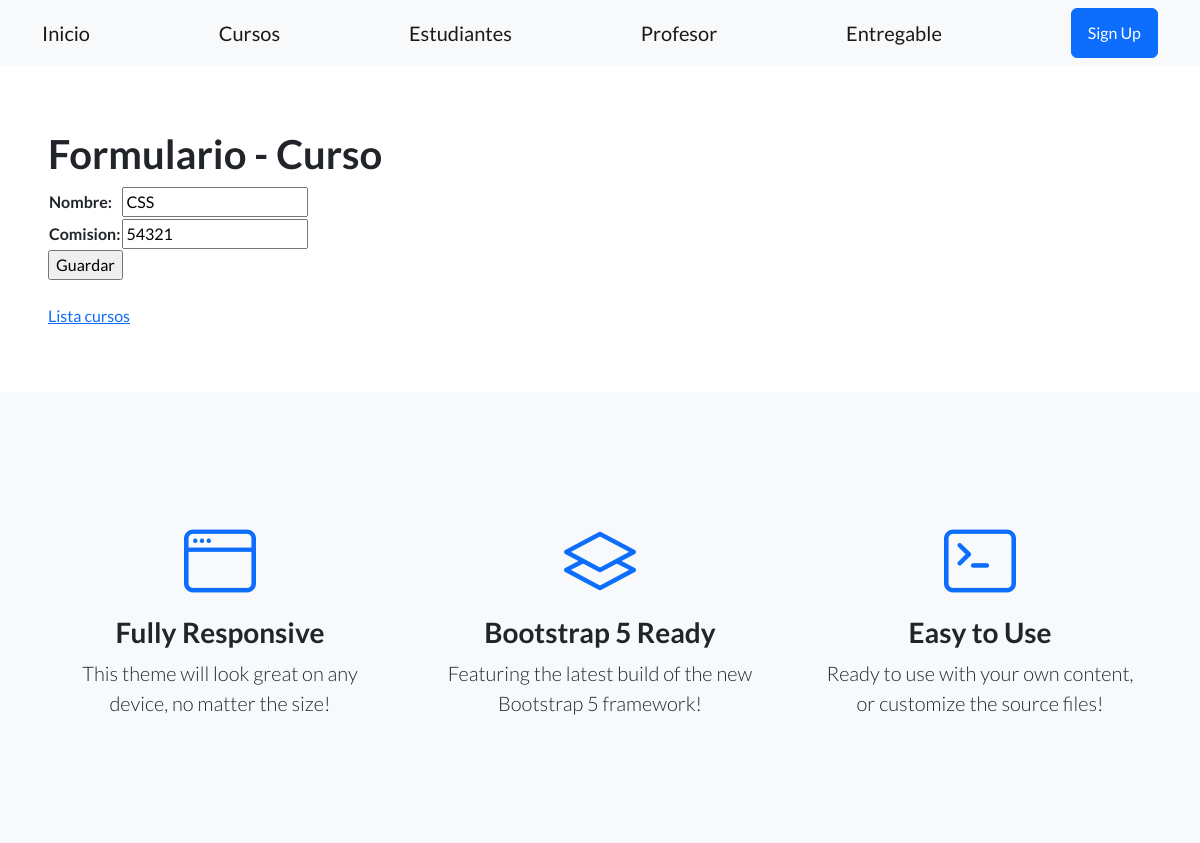
/estudios/editar_curso/29/ (upper part), run on an earlier commit of the app's database.
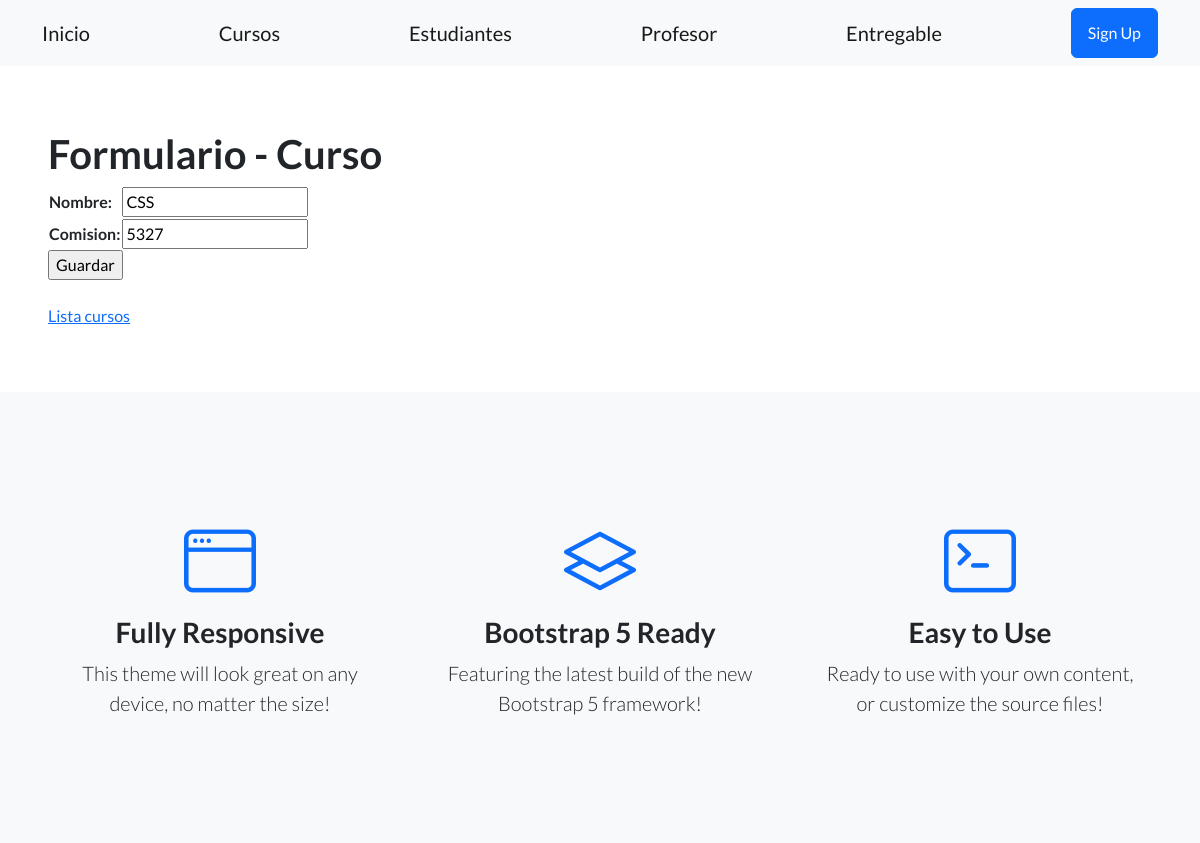
And on a later commit of the database.
### control_estudios/models.py (models this page shows, shortened)
class Curso(models.Model):
    nombre = models.CharField(max_length=64)
    comision = models.IntegerField()

### control_estudios/views.py (the view)
def editar_curso(request, id):
    curso = Curso.objects.get(id=id)
    if request.method == "POST":
        miformulario = Curso_formulario(request.POST)
        if miformulario.is_valid():
            data = miformulario.cleaned_data
            curso.nombre = data['nombre']
            curso.comision = data['comision']
            curso.save()
            url_exitosa = reverse('listar_cursos')
            return redirect(url_exitosa)
    else:  # GET
        inicial = {
            'nombre': curso.nombre,
            'comision': curso.comision,
        }
        miformulario = Curso_formulario(initial=inicial)
    return render(
        request=request,
        template_name='control_estudios/curso_formulario.html',
        context={'formulario': miformulario},
    )

### control_estudios/forms.py
class Curso_formulario(forms.Form):
    nombre = forms.CharField(required=True, max_length=64)
    comision = forms.IntegerField(required=True, max_value=50000)

### control_estudios/templates/control_estudios/curso_formulario.html (shortened to what this page needs)
{% extends "base.html" %}
{% block contenido %}
<h1>Formulario - Curso</h1>
    <form method="post"> {% csrf_token %}
    <table>
        {{ formulario.as_table }}
    </table>
    <input type="submit" value="Guardar" />
    </form>
    <br>
    <a href="{% url 'listar_cursos' %}">Lista cursos</a>
{% endblock contenido %}

What changed in the data, as far as the page shows it:
changed Curso "CSS": comision "54321" → "5327"
